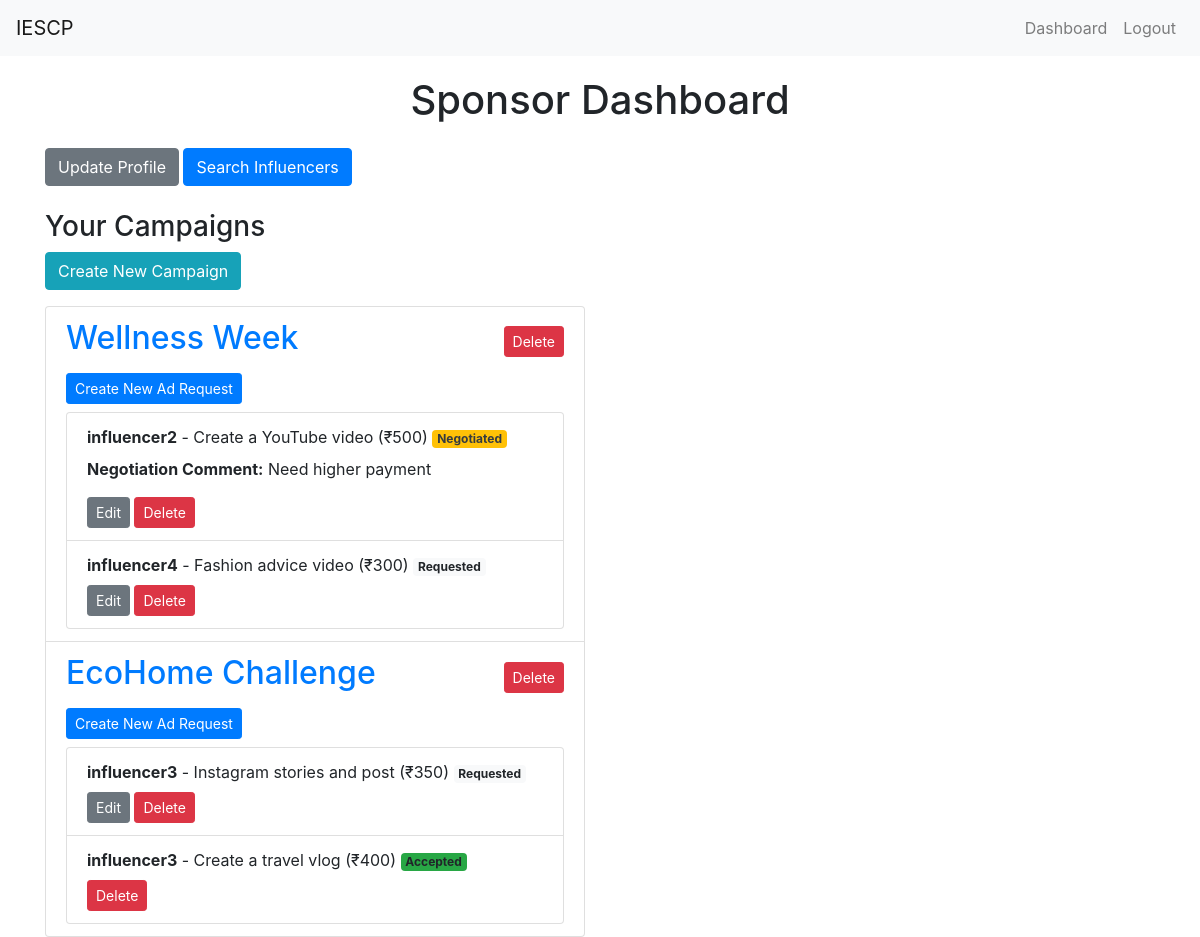
/sponsor_dashboard (signed in), run on an earlier commit of the app's database.
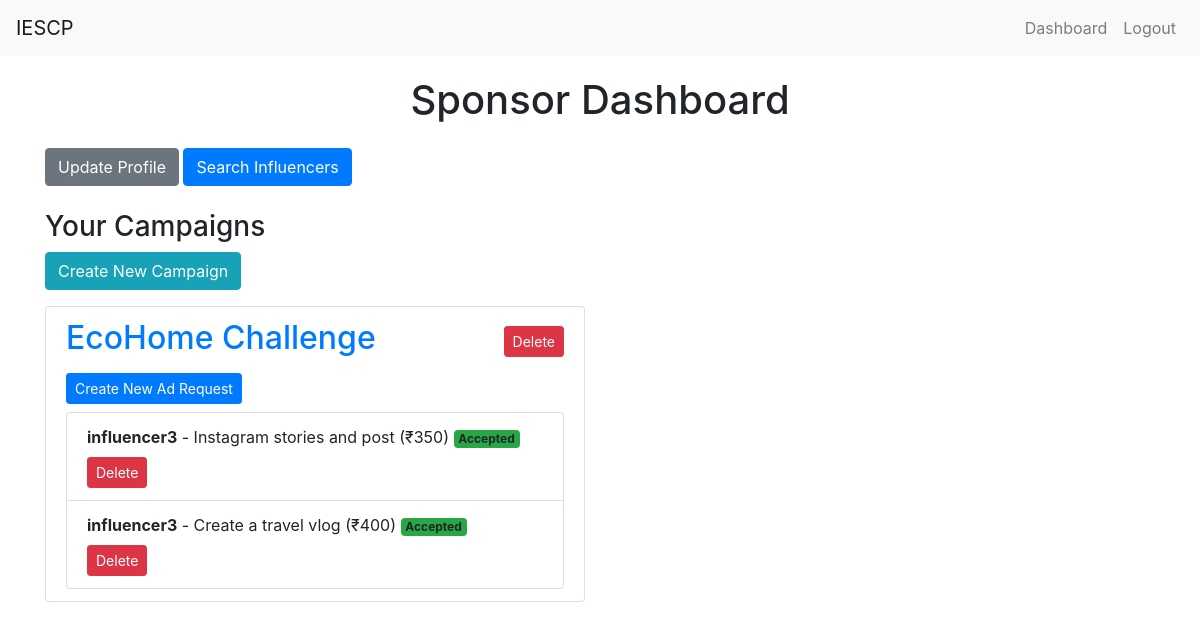
And on a later commit of the database.
### app.py (models this page shows, shortened)
class Campaign(db.Model):
    id = db.Column(db.Integer, primary_key=True)
    name = db.Column(db.String(100), nullable=False)
    description = db.Column(db.String(200))
    start_date = db.Column(db.DateTime, default=db.func.current_timestamp())
    end_date = db.Column(db.DateTime)
    niche = db.Column(db.String(100))
    budget = db.Column(db.Float, nullable=False)
    owner_id = db.Column(db.Integer, db.ForeignKey('user.id', ondelete='CASCADE'), nullable=False)
    visibility = db.Column(db.String(10))  # 'public' or 'private'
    flagged = db.Column(db.Boolean, default=False)
    ad_requests = db.relationship('AdRequest', backref='campaign', lazy=True, cascade='all, delete-orphan')

class AdRequest(db.Model):
    id = db.Column(db.Integer, primary_key=True)
    campaign_id = db.Column(db.Integer, db.ForeignKey('campaign.id', ondelete='CASCADE'), nullable=False)
    influencer_id = db.Column(db.Integer, db.ForeignKey('user.id', ondelete='CASCADE'), nullable=False)
    name = db.Column(db.String(100), nullable=False)
    requirements = db.Column(db.Text)
    payment_amount = db.Column(db.Integer)
    negotiation_comment = db.Column(db.Text, nullable=True)
    status = db.Column(db.String(20), nullable=False, default='Requested')
    flagged = db.Column(db.Boolean, default=False)

class User(UserMixin, db.Model):
    id = db.Column(db.Integer, primary_key=True)
    username = db.Column(db.String(50), unique=True, nullable=False)
    email = db.Column(db.String(120), unique=True, nullable=False)
    password = db.Column(db.String(200), nullable=False)
    role = db.Column(db.String(20), nullable=False)  # 'admin', 'sponsor', 'influencer'
    flagged = db.Column(db.Boolean, default=False)  # Flag for inappropriate users
    campaigns = db.relationship('Campaign', backref='owner', lazy=True, cascade='all, delete-orphan')
    ad_requests = db.relationship('AdRequest', backref='influencer', lazy=True, cascade='all, delete-orphan')
    company_name = db.Column(db.String(100))
    industry = db.Column(db.String(100))
    budget = db.Column(db.Integer)
    category = db.Column(db.String(100)) # Health, Gaming, etc.
    niche = db.Column(db.String(100))
    followers = db.Column(db.Integer)
    platform = db.Column(db.String(10))

### app.py (the view)
@app.route('/sponsor_dashboard')
@login_required
def sponsor_dashboard():
    if current_user.role != 'sponsor':
        flash('Access unauthorized!', 'danger')
        return redirect(url_for('index'))
    campaigns = Campaign.query.filter_by(owner_id=current_user.id).all()
    ad_requests = AdRequest.query.join(Campaign).filter(Campaign.owner_id == current_user.id).all()
    return render_template('sponsor_dashboard.html', campaigns=campaigns, ad_requests=ad_requests)

### app.py (called while the page is built)
@login_manager.user_loader
def load_user(user_id):
    return User.query.get(int(user_id))

### templates/sponsor_dashboard.html (shortened to what this page needs)
{% extends "layout.html" %}
{% block content %}
<h1 class="text-center mb-4">Sponsor Dashboard</h1>
<a href="{{ url_for('profile') }}" class="btn btn-secondary">Update Profile</a>
<a href="{{ url_for('search_influencers') }}" class="btn btn-primary">Search Influencers</a>
<br>
<br>
<div class="row">
    <div class="col-md-6">
        <h3>Your Campaigns</h3>
        <a href="{{ url_for('create_campaign') }}" class="btn btn-info mb-3">Create New Campaign</a>
        <ul class="list-group">
            {% for campaign in campaigns %}
            <li class="list-group-item">
                <div class="d-flex justify-content-between align-items-center">
                    <a href="{{ url_for('update_campaign', campaign_id=campaign.id) }}"><h2>{{ campaign.name }}</h2></a>
                    <form method="POST" action="{{ url_for('delete_campaign', campaign_id=campaign.id) }}" class="d-inline">
                        <button type="submit" class="btn btn-danger btn-sm">Delete</button>
                    </form>
                </div>
                <a href="{{ url_for('create_ad_request') }}" class="btn btn-primary btn-sm mt-2 mb-2">Create New Ad Request</a>
                <ul class="list-group">
                    {% for ad_request in campaign.ad_requests %}
                    <li class="list-group-item">
                        <strong>{{ ad_request.influencer.username }}</strong> - {{ ad_request.name }} (&#x20b9;{{ ad_request.payment_amount }})
                        <span class="badge {% if ad_request.status == 'Accepted' %}bg-success{% elif ad_request.status == 'Rejected' %}bg-danger{% elif ad_request.status == 'Requested' %}bg-light{% elif ad_request.status == 'Negotiated' %}bg-warning text-dark{% endif %}">
                            {{ ad_request.status }}
                        </span>
                        {% if ad_request.status == 'Negotiated' %}
                        <p class="mt-2"><strong>Negotiation Comment:</strong> {{ ad_request.negotiation_comment }}</p>
                        {% endif %}
                        <div class="mt-2">
                            {% if ad_request.status != 'Accepted' %}
                            <a href="{{ url_for('update_ad_request', ad_request_id=ad_request.id) }}" class="btn btn-secondary btn-sm">Edit</a>
                            {% endif %}
                            <form method="POST" action="{{ url_for('delete_ad_request', ad_request_id=ad_request.id) }}" class="d-inline">
                                <button type="submit" class="btn btn-danger btn-sm">Delete</button>
                            </form>
                        </div>
                    </li>
                    {% else %}
                    <li class="list-group-item">No ad requests found.</li>
                    {% endfor %}
                </ul>
            </li>
            {% else %}
            <li class="list-group-item">No campaigns found.</li>
            {% endfor %}
        </ul>
    </div>
</div>
{% endblock %}

What changed in the data, as far as the page shows it:
removed Campaign: name "Wellness Week"
removed AdRequest: influencer.username "influencer2", name "Create a YouTube video", payment_amount "500", status "Negotiated", negotiation_comment "Need higher payment", shown under "Wellness Week"
removed AdRequest: influencer.username "influencer4", name "Fashion advice video", payment_amount "300", status "Requested", shown under "Wellness Week"
changed AdRequest "Instagram stories and post": status "Requested" → "Accepted"; no longer shows "Edit"
